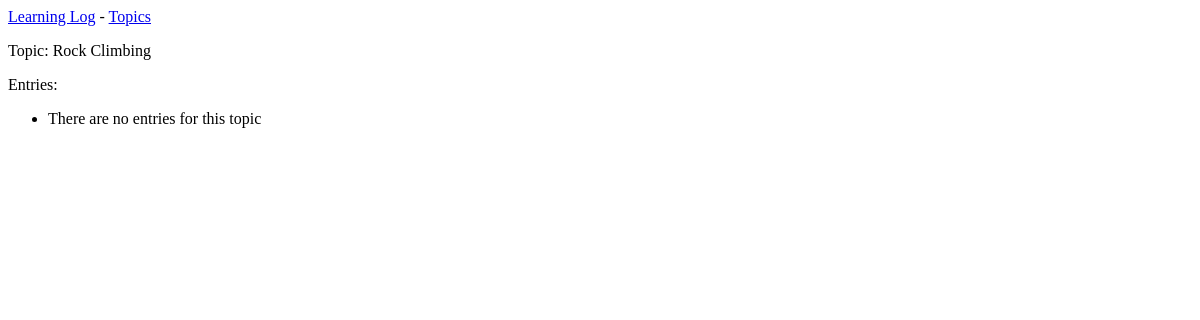
Before: /topics/2/ with the older database file.
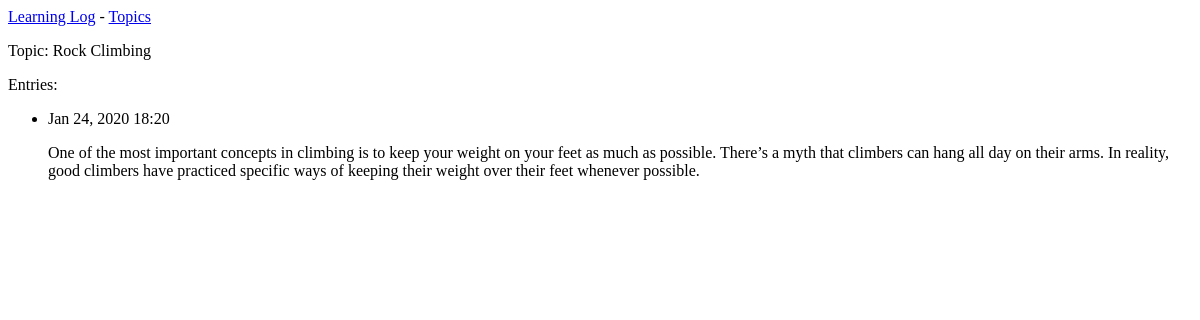
After: the same page with the newer database file.
### learning_logs/models.py (models this page shows, shortened)
class Entry(models.Model):
    topic = models.ForeignKey(Topic, on_delete = models.PROTECT)
    text = models.TextField()
    date_added = models.DateTimeField(auto_now_add = True)
    class Meta:
        verbose_name_plural = 'entries'

### learning_logs/views.py (the view)
# urls.py: url(r'^topics/(?P<topic_id>\d+)/$', views.topic, name='topic')
def topic(request, topic_id):
    topic = Topic.objects.get(id=topic_id)
    entries = topic.entry_set.order_by('-date_added')
    context = {'topic': topic, 'entries': entries}
    return render(request, 'learning_logs/topic.html', context)

### learning_logs/models.py (called while the page is built)
    def __str__(self):
        return self.text

### learning_logs/templates/learning_logs/topic.html
{% extends 'learning_logs/base.html' %}
{% block content %}
<p>Topic: {{topic}}</p>
<p>Entries:</p>
<ul>
{% for entry in entries%}
    <li>
        <p>{{entry.date_added|date:'M d, Y H:i'}}</p>
        <p>{{entry.text|linebreaks}}</p>
    </li>
{% empty %}
    <li>
        There are no entries for this topic
    </li>
{% endfor%}
</ul>
{% endblock content%}

Changed rows visible on the page:
added Entry: date_added "Jan 24, 2020 18:20", text "One of the most important concepts in climbing is to keep your weight on your feet as much as possible. There’s a myth that climbers can hang all day on their arms. In reality, good climbers have practiced specific ways of keeping their weight over their feet whenever possible."
Other visible differences:
text no longer shown: "There are no entries for this topic"
